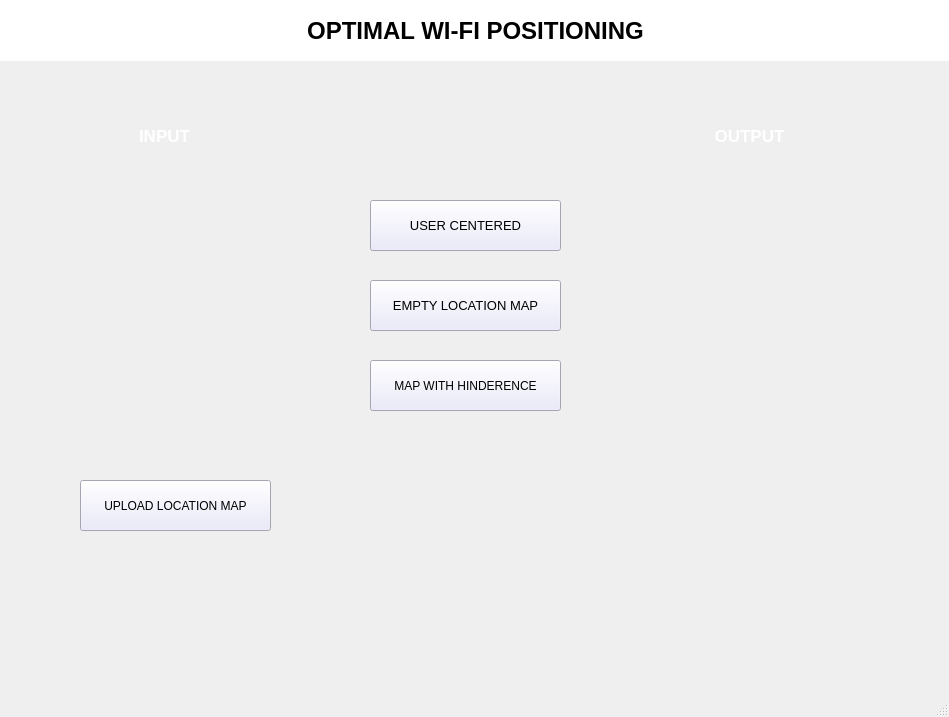
<?xml version="1.0" encoding="UTF-8"?>
<ui version="4.0">
 <class>MainWindow</class>
 <widget class="QMainWindow" name="MainWindow">
  <property name="geometry">
   <rect>
    <x>0</x>
    <y>0</y>
    <width>949</width>
    <height>717</height>
   </rect>
  </property>
  <property name="windowTitle">
   <string>MainWindow</string>
  </property>
  <widget class="QWidget" name="centralwidget">
   <widget class="QPushButton" name="pushButton_3">
    <property name="geometry">
     <rect>
      <x>80</x>
      <y>480</y>
      <width>191</width>
      <height>51</height>
     </rect>
    </property>
    <property name="font">
     <font>
      <pointsize>9</pointsize>
      <weight>50</weight>
      <bold>false</bold>
     </font>
    </property>
    <property name="styleSheet">
     <string notr="true">QPushButton{
background-color:#e6e6fa
}

QPushButton : pressed{
background-color : #696969
}</string>
    </property>
    <property name="text">
     <string>UPLOAD LOCATION MAP</string>
    </property>
    <property name="checkable">
     <bool>true</bool>
    </property>
   </widget>
   <widget class="QLabel" name="label_4">
    <property name="geometry">
     <rect>
      <x>0</x>
      <y>0</y>
      <width>951</width>
      <height>61</height>
     </rect>
    </property>
    <property name="font">
     <font>
      <pointsize>18</pointsize>
      <weight>75</weight>
      <bold>true</bold>
     </font>
    </property>
    <property name="styleSheet">
     <string notr="true">QLabel{
background-color:white
}</string>
    </property>
    <property name="text">
     <string>OPTIMAL WI-FI POSITIONING</string>
    </property>
    <property name="alignment">
     <set>Qt::AlignCenter</set>
    </property>
   </widget>
   <widget class="QLabel" name="label">
    <property name="geometry">
     <rect>
      <x>30</x>
      <y>160</y>
      <width>300</width>
      <height>300</height>
     </rect>
    </property>
    <property name="text">
     <string/>
    </property>
    <property name="pixmap">
     <pixmap>12.jpg</pixmap>
    </property>
    <property name="scaledContents">
     <bool>true</bool>
    </property>
   </widget>
   <widget class="QLabel" name="label_2">
    <property name="geometry">
     <rect>
      <x>600</x>
      <y>160</y>
      <width>300</width>
      <height>300</height>
     </rect>
    </property>
    <property name="mouseTracking">
     <bool>false</bool>
    </property>
    <property name="text">
     <string/>
    </property>
    <property name="pixmap">
     <pixmap>12.jpg</pixmap>
    </property>
    <property name="scaledContents">
     <bool>true</bool>
    </property>
   </widget>
   <widget class="QPushButton" name="pushButton">
    <property name="geometry">
     <rect>
      <x>370</x>
      <y>200</y>
      <width>191</width>
      <height>51</height>
     </rect>
    </property>
    <property name="font">
     <font>
      <pointsize>10</pointsize>
     </font>
    </property>
    <property name="styleSheet">
     <string notr="true">QPushButton{
background-color:#e6e6fa
}

QPushButton : pressed{
background-color : #696969
}</string>
    </property>
    <property name="text">
     <string>USER CENTERED</string>
    </property>
    <property name="checkable">
     <bool>true</bool>
    </property>
   </widget>
   <widget class="QPushButton" name="pushButton_2">
    <property name="geometry">
     <rect>
      <x>370</x>
      <y>280</y>
      <width>191</width>
      <height>51</height>
     </rect>
    </property>
    <property name="font">
     <font>
      <pointsize>10</pointsize>
     </font>
    </property>
    <property name="styleSheet">
     <string notr="true">QPushButton{
background-color:#e6e6fa
}

QPushButton : pressed{
background-color : #696969
}</string>
    </property>
    <property name="text">
     <string>EMPTY LOCATION MAP</string>
    </property>
    <property name="checkable">
     <bool>true</bool>
    </property>
   </widget>
   <widget class="QPushButton" name="pushButton_4">
    <property name="geometry">
     <rect>
      <x>370</x>
      <y>360</y>
      <width>191</width>
      <height>51</height>
     </rect>
    </property>
    <property name="font">
     <font>
      <pointsize>9</pointsize>
     </font>
    </property>
    <property name="styleSheet">
     <string notr="true">QPushButton{
background-color:#e6e6fa
}

QPushButton : pressed{
background-color : #696969
}</string>
    </property>
    <property name="text">
     <string>MAP WITH HINDERENCE</string>
    </property>
    <property name="checkable">
     <bool>true</bool>
    </property>
   </widget>
   <widget class="QLabel" name="label_3">
    <property name="geometry">
     <rect>
      <x>24</x>
      <y>120</y>
      <width>281</width>
      <height>31</height>
     </rect>
    </property>
    <property name="font">
     <font>
      <pointsize>13</pointsize>
      <weight>75</weight>
      <bold>true</bold>
     </font>
    </property>
    <property name="styleSheet">
     <string notr="true">QLabel{
color:white
}</string>
    </property>
    <property name="text">
     <string>INPUT</string>
    </property>
    <property name="alignment">
     <set>Qt::AlignCenter</set>
    </property>
   </widget>
   <widget class="QLabel" name="label_5">
    <property name="geometry">
     <rect>
      <x>604</x>
      <y>120</y>
      <width>291</width>
      <height>31</height>
     </rect>
    </property>
    <property name="font">
     <font>
      <pointsize>13</pointsize>
      <weight>75</weight>
      <bold>true</bold>
      <underline>false</underline>
     </font>
    </property>
    <property name="styleSheet">
     <string notr="true">QLabel{
color:white
}</string>
    </property>
    <property name="text">
     <string>OUTPUT</string>
    </property>
    <property name="scaledContents">
     <bool>true</bool>
    </property>
    <property name="alignment">
     <set>Qt::AlignCenter</set>
    </property>
   </widget>
   <widget class="QLabel" name="label_6">
    <property name="geometry">
     <rect>
      <x>0</x>
      <y>50</y>
      <width>961</width>
      <height>661</height>
     </rect>
    </property>
    <property name="text">
     <string/>
    </property>
    <property name="pixmap">
     <pixmap>Abstract-Website-Background.jpg</pixmap>
    </property>
    <property name="scaledContents">
     <bool>true</bool>
    </property>
   </widget>
   <zorder>label_6</zorder>
   <zorder>label_3</zorder>
   <zorder>pushButton_3</zorder>
   <zorder>label_4</zorder>
   <zorder>label</zorder>
   <zorder>label_2</zorder>
   <zorder>pushButton</zorder>
   <zorder>pushButton_2</zorder>
   <zorder>pushButton_4</zorder>
   <zorder>label_5</zorder>
  </widget>
  <widget class="QStatusBar" name="statusbar"/>
 </widget>
 <resources/>
 <connections/>
</ui>
